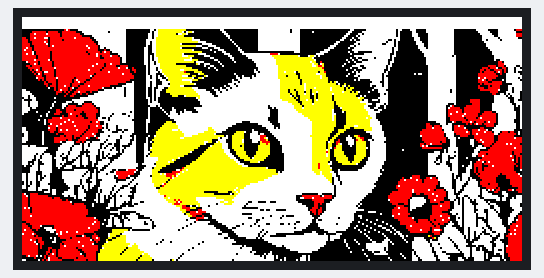
Bench run of a sketch on a simulated ESP8266 (NodeMCU). Shown: 250×122 colour display.

Above: at 15.1 s.

The sketch:

BitmapsColors.ino
```cpp
// Include the necessary libraries
#include <GxEPD2_4C.h>

// Include the bitmaps of each color
#include "CatBlack.h"
#include "CatRed.h"
#include "CatYellow.h"

// Pin definitions for Seeed Studio adapter board
const int EINK_BUSY = D5;   // D5
const int EINK_RST  = D0;   // D0
const int EINK_DC   = D3;   // D3
const int EINK_CS   = D1;   // D1
const int EINK_SCK  = D8;   // D8 (SCK)
const int EINK_MOSI = D10;  // D10 (MOSI)

// Create the object associated with the display
GxEPD2_4C<GxEPD2_213c_GDEY0213F51, GxEPD2_213c_GDEY0213F51::HEIGHT> display(GxEPD2_213c_GDEY0213F51(EINK_CS, EINK_DC, EINK_RST, EINK_BUSY));

void setup()
{
  // Initialize the ePaper display
  display.init(115200);
  display.setFullWindow();
  display.setRotation(1);

  // Clear the screen
  display.fillScreen(GxEPD_WHITE); // White background

  // Display bitmaps (add offset in Y)
  display.drawBitmap(0, 6, gImage_gatoNegroRot, 250, 122, GxEPD_BLACK);
  display.drawBitmap(0, 6, gImage_gatoRojoRot, 250, 122, GxEPD_RED);
  display.drawBitmap(0, 6, gImage_gatoAmarilloRot, 250, 122, GxEPD_YELLOW);

  // Refresh display
  display.display();
}

void loop() {
  // Does nothing
}
```

Source omitted: CatBlack.h (data table, 19854 bytes), CatRed.h (data table, 19853 bytes), CatYellow.h (data table, 19857 bytes)
